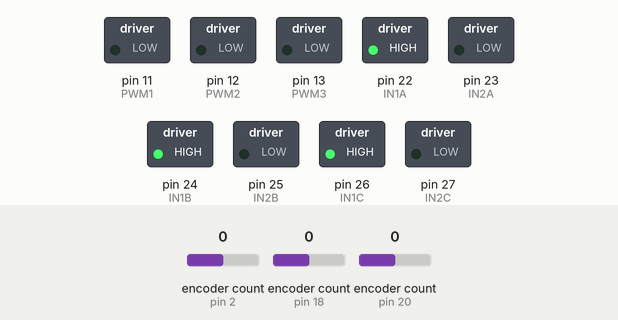
Recording of a sketch running on a simulated Arduino Mega 2560, built with avr-gcc and run on an emulated ATmega2560. Shown: switched loads named in the sketch (green lamp = pin HIGH). The inputs (shaded band) are chosen by the test bench; at power-on: encoder count (sensors on pin 2, pin 18, pin 20) 0. What the sketch prints to the serial monitor is not drawn.

Above: at 0.3 s.
At 1.1 s:
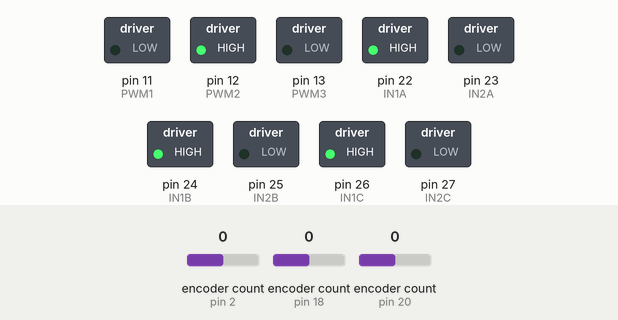
Timing chart, 0 to 2.6 s (numbered marks = the images above):
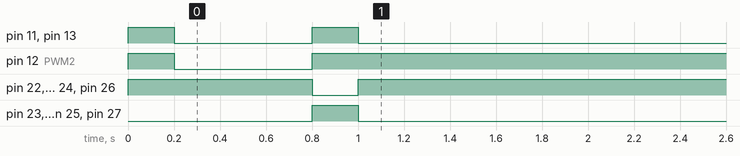

The sketch:

test.ino
```cpp
#include <Encoder.h>

#define IN1A 22
#define IN2A 23
#define IN1B 24
#define IN2B 25
#define IN1C 26
#define IN2C 27
#define PWM1 11
#define PWM2 12
#define PWM3 13
#define EN_1A 2
#define EN_1B 3
#define EN_2A 18
#define EN_2B 19
#define EN_3A 20
#define EN_3B 21
//Declare encoder functions
Encoder Encoder_1(EN_1A, EN_1B);
Encoder Encoder_2(EN_2A, EN_2B);
Encoder Encoder_3(EN_3A, EN_3B);
float speedd=0;
//Time variables
long previousMillis = 0;
long currentMillis = 0;

//Encoder variables
volatile long currentEncoder;
volatile long previousEncoder;
volatile long oldPosition_1 = 0;
volatile long oldPosition_2 = 0;
volatile long oldPosition_3 = 0;
volatile long newPosition_1;
volatile long newPosition_2;
volatile long newPosition_3;
float v = 0;
void w1(int rotation, int direct)
{
    //Control rotation of wheel 1
    //variable "rotation" gets value from 0 (0% power) to 255 (100% power)
    analogWrite(PWM1, rotation);
    if (direct == 1)
    {
        digitalWrite(IN1A, HIGH);
        digitalWrite(IN2A, LOW);
    }
    else if (direct == -1)
    {
        digitalWrite(IN1A, LOW);
        digitalWrite(IN2A, HIGH);
    }
}

void w2(int rotation, int direct)
{
    //Control rotation of wheel 2
    //variable "rotation" gets value from 0 (0% power) to 255 (100% power)
    analogWrite(PWM2, rotation);
    if (direct == 1)
    {
        digitalWrite(IN1B, HIGH);
        digitalWrite(IN2B, LOW);
    }
    else if (direct == -1)
    {
        digitalWrite(IN1B, LOW);
        digitalWrite(IN2B, HIGH);
    }
}

void w3(int rotation, int direct)
{
    //Control rotation of wheel 3
    //variable "rotation" gets value from 0 (0% power) to 255 (100% power)
    analogWrite(PWM3, rotation);
    if (direct == 1)
    {
        digitalWrite(IN1C, HIGH);
        digitalWrite(IN2C, LOW);
    }
    else if (direct == -1)
    {
        digitalWrite(IN1C, LOW);
        digitalWrite(IN2C, HIGH);
    }
}

float read_speed(int select)
{
    //read velocity of selected motor
    //return velocity in rad/s
    const int Encoder_1_round = 30000; //define number of pulses in one round of encoder
    switch (select)
    {
    case 1:
        currentEncoder = -Encoder_1.read();
        break;
    case 2:
        currentEncoder = -Encoder_2.read();
        break;
    case 3:
        currentEncoder = -Encoder_3.read();
        break;
    }

    float rot_speed;           //rotating speed in rad/s
    const int interval = 1000; //choose interval is 1 second (1000 milliseconds)
    currentMillis = millis();

    if (currentMillis - previousMillis > interval)
    {
        previousMillis = currentMillis;
        rot_speed = (float)abs(((currentEncoder - previousEncoder) * 2 * PI / Encoder_1_round));
        previousEncoder = currentEncoder;
        return rot_speed;
    }
}

void setup()
{
  // put your setup code here, to run once:
  Serial.begin(9600); //Set the band rate to your Bluetooth module.
  pinMode(IN1A, OUTPUT);
  pinMode(IN2A, OUTPUT);
  pinMode(IN1B, OUTPUT);
  pinMode(IN2B, OUTPUT);
  pinMode(IN1C, OUTPUT);
  pinMode(IN2C, OUTPUT);
  pinMode(PWM1, OUTPUT);
  pinMode(PWM2, OUTPUT);
  pinMode(PWM3, OUTPUT);
  pinMode(EN_1A, INPUT_PULLUP);
  pinMode(EN_1B,  INPUT_PULLUP);
  pinMode(EN_2A,  INPUT_PULLUP);
  pinMode(EN_2B,  INPUT_PULLUP);
  pinMode(EN_3A,  INPUT_PULLUP);
  pinMode(EN_3B,  INPUT_PULLUP);


  //initial check motor on start up
  w1(255, 1);
  w2(255, 1);
  w3(255, 1);
  delay(200);
  w1(0, 1);
  w2(0, 1);
  w3(0, 1);
  delay(600);
  w1(255, -1);
  w2(255, -1);
  w3(255, -1);
  delay(200);
  w1(0, 1);
  w2(0, 1);
  w3(0, 1);
}

void loop()
{
  w2(255,1);
  speedd = read_speed(2);
  if (speedd!=0)
  {
    Serial.println(speedd,5);
  }
  else if (speedd ==0)
    Serial.println("no input");

  //bluetooth_control();
}
```
